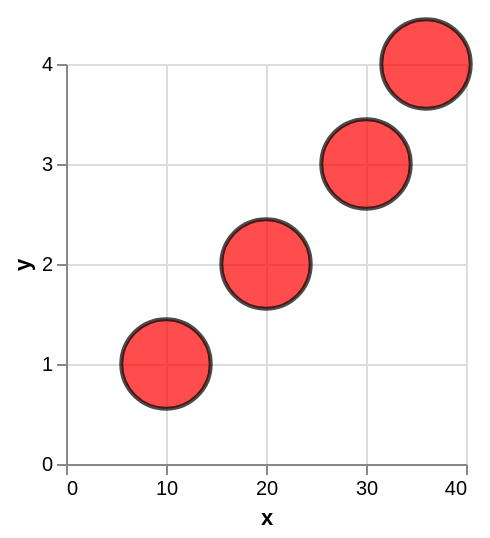

This figure's Vega-Lite source:
### Vega-Lite specification from a JSON file in a GitHub repository (floating-point values rounded to 4 significant figures)
{"$schema": "https://vega.github.io/schema/vega-lite/v5.json", "data": {"values": [{"cat": "a", "val": 1, "x": 10, "y": 1}, {"cat": "b", "val": 2, "x": 20, "y": 2}, {"cat": "c", "val": 3, "x": 30, "y": 3}, {"cat": "d", "val": 4, "x": 36, "y": 4}]}, "encoding": {"color": {"field": "cat", "type": "nominal"}, "fill": {"value": "red"}, "size": {"value": 2000}, "x": {"field": "x", "type": "quantitative"}, "y": {"field": "y", "type": "quantitative"}}, "height": 200, "mark": {"stroke": "black", "type": "circle"}, "width": 200}
